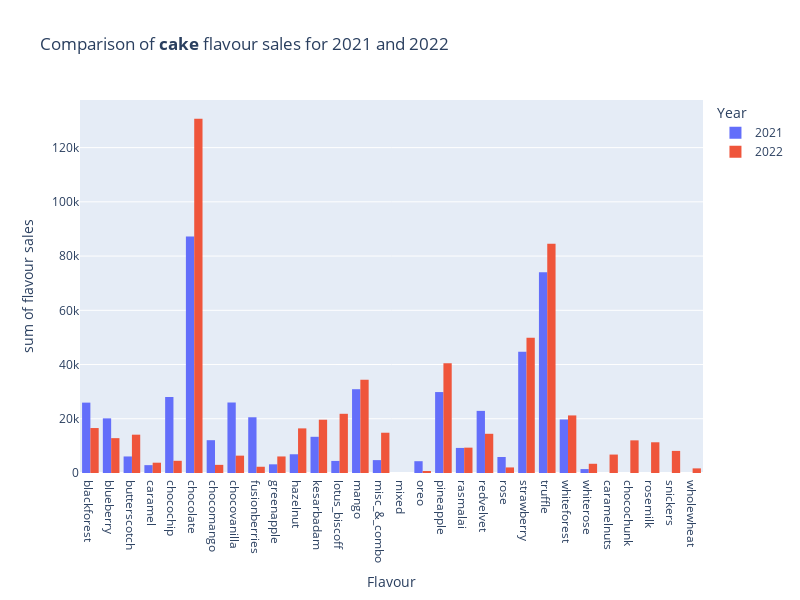

The notebook cell saved with this chart:
### Code cell
fig = pf_barchart('cake')
fig.show()

### Figure 1 — Plotly figure (JSON) as saved in the notebook; plotly's stock layout.template omitted (floating-point values rounded to 4 significant figures)
{"data": [{"alignmentgroup": "True", "bingroup": "x", "histfunc": "sum", "hovertemplate": "Year=2021<br>Flavour=%{x}<br>sum of flavour sales=%{y}<extra></extra>", "legendgroup": "2021", "marker": {"color": "#636efa", "pattern": {"shape": ""}}, "name": "2021", "offsetgroup": "2021", "orientation": "v", "showlegend": true, "type": "histogram", "x": ["blackforest", "blueberry", "butterscotch", "caramel", "chocochip", "chocolate", "chocomango", "chocovanilla", "fusionberries", "greenapple", "hazelnut", "kesarbadam", "lotus_biscoff", "mango", "misc_&_combo", "mixed", "oreo", "pineapple", "rasmalai", "redvelvet", "rose", "strawberry", "truffle", "whiteforest", "whiterose"], "xaxis": "x", "y": [25950, 20150, 6100, 2900, 28030, 87225, 12100, 26000, 20550, 3200, 6910, 13350, 4450, 30898, 4750, 0, 4350, 29850, 9250, 22910, 5900, 44680, 74000, 19739, 1440], "yaxis": "y"}, {"alignmentgroup": "True", "bingroup": "x", "histfunc": "sum", "hovertemplate": "Year=2022<br>Flavour=%{x}<br>sum of flavour sales=%{y}<extra></extra>", "legendgroup": "2022", "marker": {"color": "#EF553B", "pattern": {"shape": ""}}, "name": "2022", "offsetgroup": "2022", "orientation": "v", "showlegend": true, "type": "histogram", "x": ["blackforest", "blueberry", "butterscotch", "caramel", "caramelnuts", "chocochip", "chocochunk", "chocolate", "chocomango", "chocovanilla", "fusionberries", "greenapple", "hazelnut", "kesarbadam", "lotus_biscoff", "mango", "misc_&_combo", "oreo", "pineapple", "rasmalai", "redvelvet", "rose", "rosemilk", "snickers", "strawberry", "truffle", "whiteforest", "whiterose", "wholewheat"], "xaxis": "x", "y": [16580, 12850, 14130, 3800, 6800, 4500, 12040, 130675, 3000, 6400, 2300, 6100, 16450, 19650, 21830, 34400, 14850, 750, 40490, 9350, 14460, 2050, 11330, 8150, 49870, 84550, 21230, 3400, 1700], "yaxis": "y"}], "layout": {"barmode": "group", "height": 600, "legend": {"title": {"text": "Year"}, "tracegroupgap": 0}, "title": {"text": "Comparison of <b>cake</b> flavour sales for 2021 and 2022"}, "width": 800, "xaxis": {"anchor": "y", "domain": [0, 1], "title": {"text": "Flavour"}}, "yaxis": {"anchor": "x", "domain": [0, 1], "title": {"text": "sum of flavour sales"}}}}
